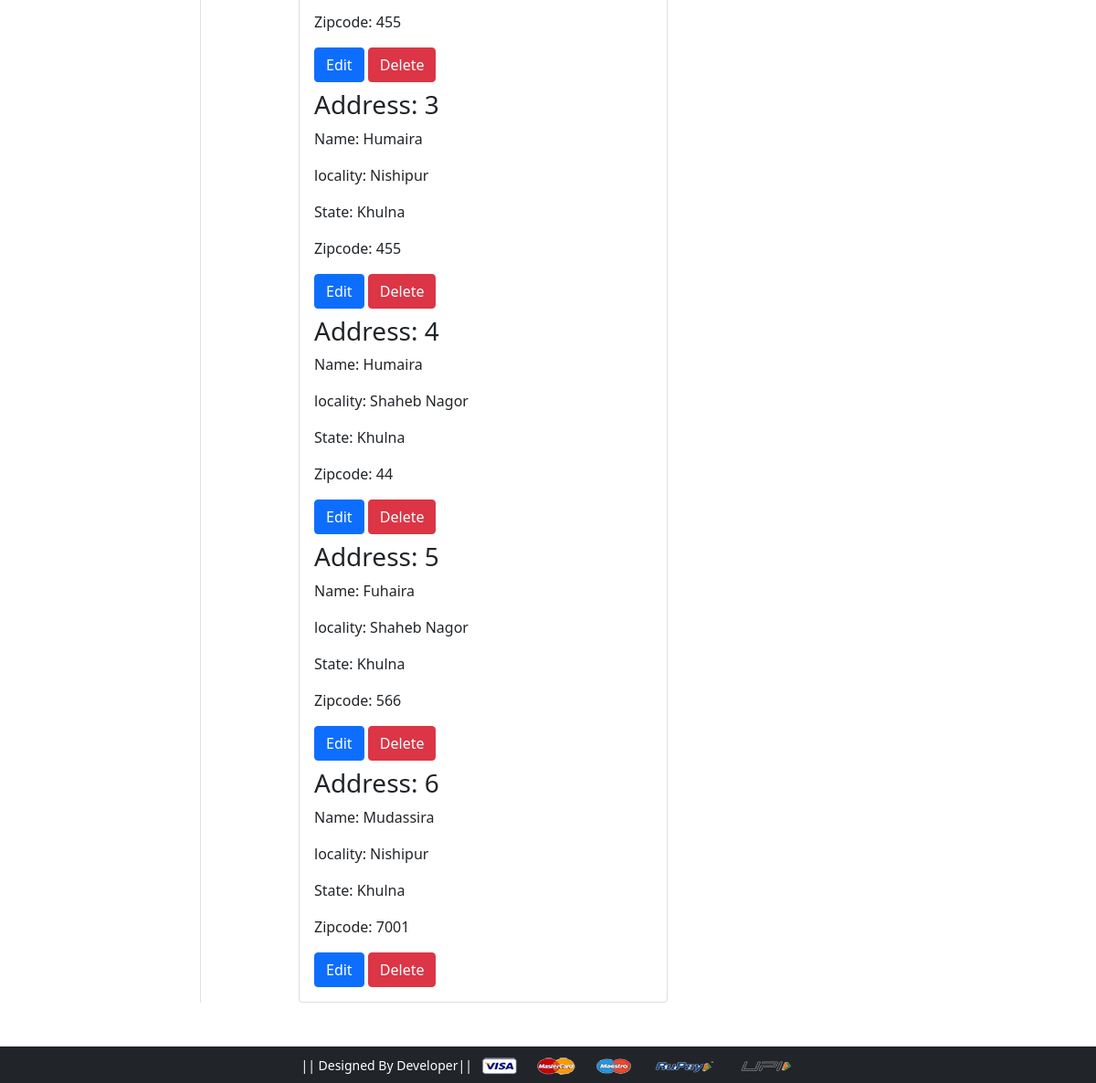
Page /address/ (signed in, lower part) on the earlier database version.
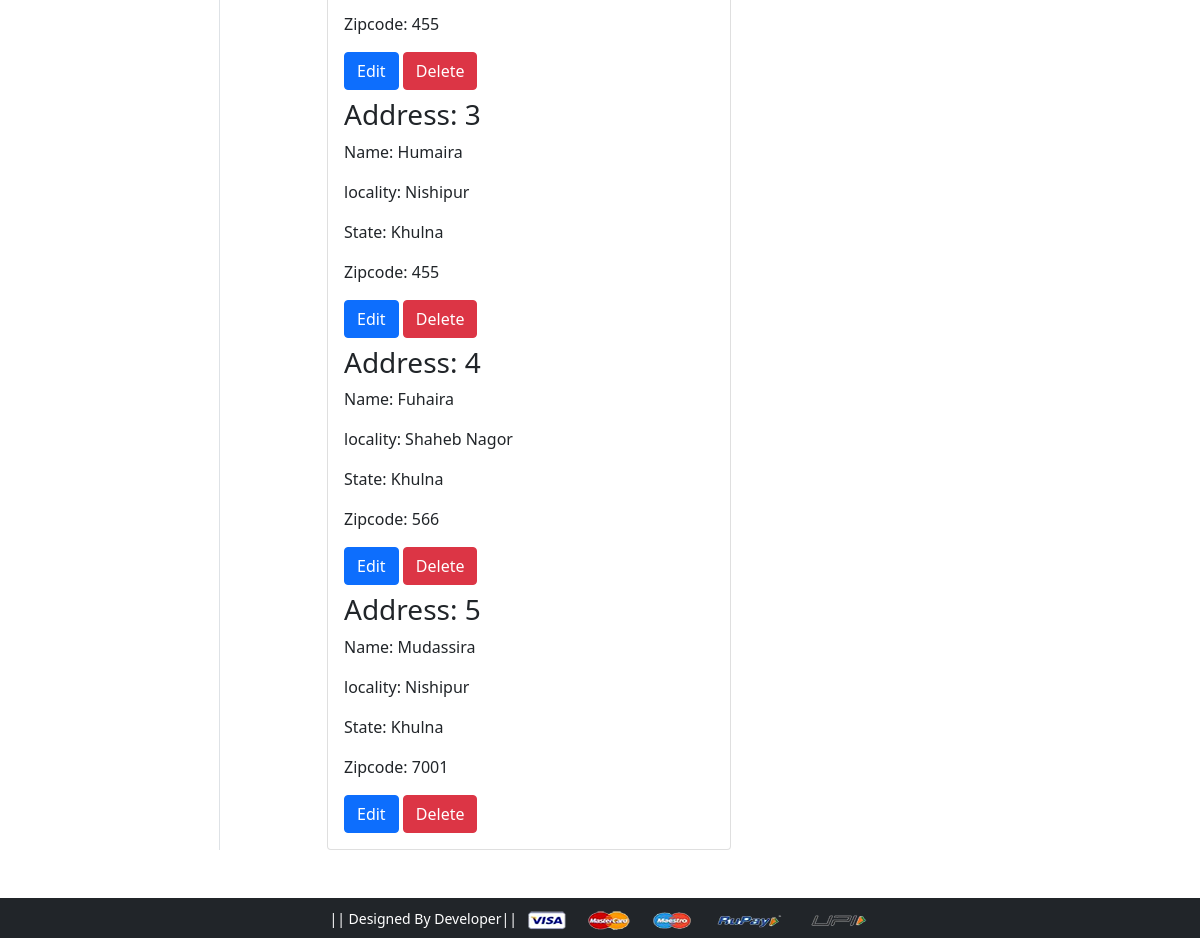
Same page on the later database version.
### app/models.py (models this page shows, shortened)
class Customer (models.Model):
    user = models.ForeignKey(User, on_delete=models.CASCADE)
    name = models.CharField(max_length=200)
    locality = models.CharField(max_length=200)
    city = models.CharField(max_length=200)
    zipcode = models.IntegerField()
    state = models.CharField(choices=DIVISION_CHOICES, max_length=200)

### app/views.py (the view)
# urls.py: path('address/', views.address, name='address'),
def address(request):
    address = Customer.objects.filter(user=request.user)
    return render(request, 'app/address.html', {'add': address, 'active': 'btn-primary'})

### app/templates/app/address.html (shortened to what this page needs)
{% extends 'app/base.html' %}
{% load static %}
{% block main-content %}
<div class="container my-5">
 <div class="row">
  <div class="col-sm-2 border-end">
  </div>
  <div class="col-sm-9 offset-sm-1">
   <div class="row">
    <div class="col-sm-6">
     <div class="card">
      <div class="card-body">
       {% for ad in add %}
       <h3>Address: {{forloop.counter}}</h3>
       <p>Name: {{ad.name}}</p>
       <p>locality: {{ad.locality}}</p>
       <p>State: {{ad.state}}</p>
       <p>Zipcode: {{ad.zipcode}}</p>
        <a href="{% url 'edit_address' ad.id %}" class="btn btn-primary">Edit</a>
          <form action="{% url 'delete' ad.id %}" method="post" class="d-inline">
              <input type="submit" class="btn btn-danger" value="Delete">
          </form>
       {% endfor %}
      </div>
     </div>
    </div>
   </div>
  </div>
 </div>
</div>
{% endblock main-content %}

Differences in the rows shown:
removed Customer: name "Humaira", locality "Shaheb Nagor", state "Khulna", zipcode "44"
